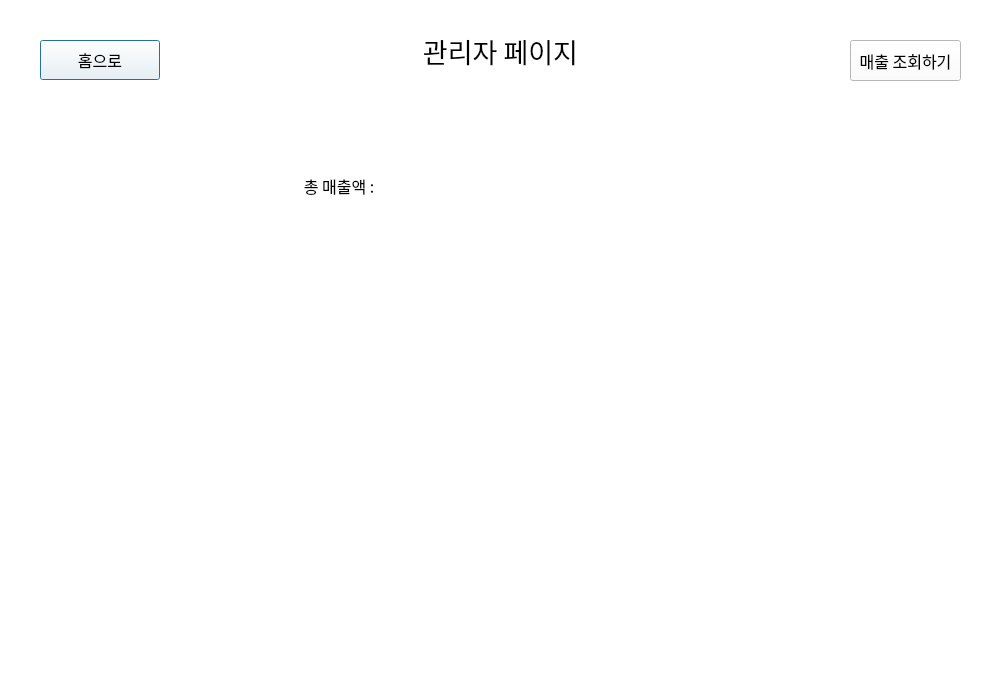
<?xml version="1.0" encoding="UTF-8"?>
<ui version="4.0">
 <class>Dialog</class>
 <widget class="QDialog" name="Dialog">
  <property name="geometry">
   <rect>
    <x>0</x>
    <y>0</y>
    <width>1000</width>
    <height>700</height>
   </rect>
  </property>
  <property name="windowTitle">
   <string>Dialog</string>
  </property>
  <property name="styleSheet">
   <string notr="true">background: white;

</string>
  </property>
  <widget class="QPushButton" name="btn_go_to_main">
   <property name="geometry">
    <rect>
     <x>40</x>
     <y>40</y>
     <width>120</width>
     <height>40</height>
    </rect>
   </property>
   <property name="font">
    <font>
     <family>NanumGothic</family>
     <pointsize>12</pointsize>
    </font>
   </property>
   <property name="text">
    <string>홈으로</string>
   </property>
  </widget>
  <widget class="QPushButton" name="btn_sales">
   <property name="geometry">
    <rect>
     <x>850</x>
     <y>40</y>
     <width>111</width>
     <height>41</height>
    </rect>
   </property>
   <property name="font">
    <font>
     <family>NanumGothic</family>
     <pointsize>12</pointsize>
    </font>
   </property>
   <property name="text">
    <string>매출 조회하기</string>
   </property>
  </widget>
  <widget class="QLabel" name="lbl_title">
   <property name="geometry">
    <rect>
     <x>300</x>
     <y>20</y>
     <width>401</width>
     <height>61</height>
    </rect>
   </property>
   <property name="font">
    <font>
     <family>NanumGothic</family>
     <pointsize>20</pointsize>
    </font>
   </property>
   <property name="text">
    <string>관리자 페이지</string>
   </property>
   <property name="alignment">
    <set>Qt::AlignCenter</set>
   </property>
  </widget>
  <widget class="QWidget" name="horizontalLayoutWidget">
   <property name="geometry">
    <rect>
     <x>170</x>
     <y>150</y>
     <width>681</width>
     <height>71</height>
    </rect>
   </property>
   <property name="font">
    <font>
     <family>NanumGothic</family>
     <pointsize>12</pointsize>
    </font>
   </property>
   <layout class="QHBoxLayout" name="horizontalLayout">
    <item>
     <widget class="QLabel" name="lbl_1">
      <property name="font">
       <font>
        <family>NanumGothic</family>
        <pointsize>12</pointsize>
       </font>
      </property>
      <property name="text">
       <string>총 매출액 :</string>
      </property>
      <property name="alignment">
       <set>Qt::AlignCenter</set>
      </property>
     </widget>
    </item>
    <item>
     <widget class="QLabel" name="lbl_total">
      <property name="font">
       <font>
        <family>NanumGothic</family>
        <pointsize>12</pointsize>
       </font>
      </property>
      <property name="text">
       <string/>
      </property>
      <property name="alignment">
       <set>Qt::AlignCenter</set>
      </property>
     </widget>
    </item>
   </layout>
  </widget>
  <widget class="QWidget" name="graph_widget" native="true">
   <property name="geometry">
    <rect>
     <x>169</x>
     <y>219</y>
     <width>681</width>
     <height>401</height>
    </rect>
   </property>
   <property name="font">
    <font>
     <family>NanumGothic</family>
     <pointsize>12</pointsize>
    </font>
   </property>
  </widget>
 </widget>
 <resources/>
 <connections/>
</ui>
